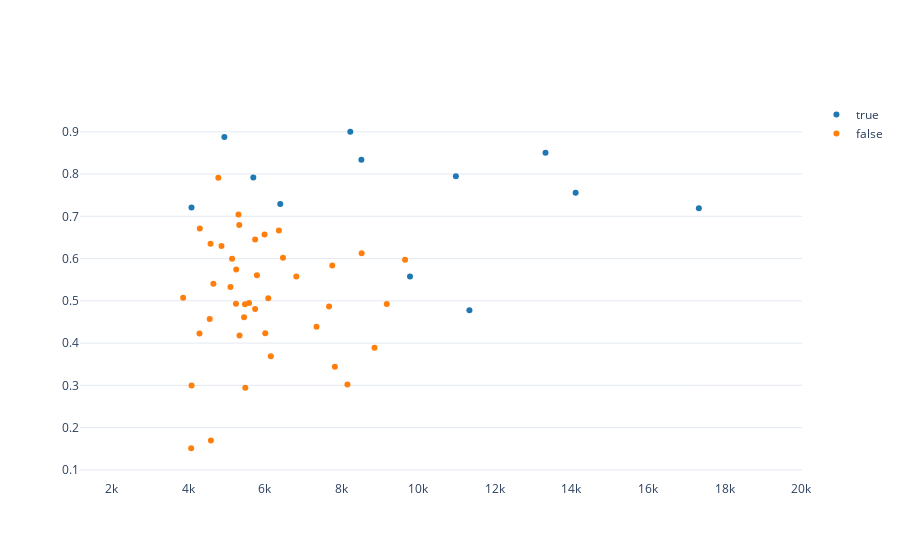

Write notebook code for a chart like this one.
### Code cell
fig = plot_multiple_scatter(
    nuclei[nuclei['image_number']==20].copy(),
    x='area',
    y='eccentricity',
    c='exclude'
)

fig

### Figure 1 — Plotly figure (JSON) as saved in the notebook; plotly's stock layout.template omitted (floating-point values rounded to 4 significant figures)
{"data": [{"hovertemplate": "%{text}<br><extra></extra>", "marker": {"color": "#1f77b4"}, "mode": "markers", "name": "true", "showlegend": true, "text": ["None: 5702<br>None: 0.791728269<br>None: true<br>", "None: 6405<br>None: 0.729056745<br>None: true<br>", "None: 8232<br>None: 0.90028412<br>None: true<br>", "None: 8521<br>None: 0.834052117<br>None: true<br>", "None: 9789<br>None: 0.5578095470000001<br>None: true<br>", "None: 4090<br>None: 0.7209557870000001<br>None: true<br>", "None: 4947<br>None: 0.8877932959999999<br>None: true<br>", "None: 10985<br>None: 0.7950898470000001<br>None: true<br>", "None: 11339<br>None: 0.477445523<br>None: true<br>", "None: 17323<br>None: 0.719367658<br>None: true<br>", "None: 13323<br>None: 0.8502805940000001<br>None: true<br>", "None: 14109<br>None: 0.7559055240000001<br>None: true<br>"], "type": "scatter", "x": [5702, 6405, 8232, 8521, 9789, 4090, 4947, 10985, 11339, 17323, 13323, 14109], "y": [0.7917, 0.7291, 0.9003, 0.8341, 0.5578, 0.721, 0.8878, 0.7951, 0.4774, 0.7194, 0.8503, 0.7559]}, {"hovertemplate": "%{text}<br><extra></extra>", "marker": {"color": "#ff7f0e"}, "mode": "markers", "name": "false", "showlegend": true, "text": ["None: 3872<br>None: 0.507335895<br>None: false<br>", "None: 5315<br>None: 0.7042059540000001<br>None: false<br>", "None: 5485<br>None: 0.491737518<br>None: false<br>", "None: 5461<br>None: 0.461125551<br>None: false<br>", "None: 4587<br>None: 0.635254682<br>None: false<br>", "None: 4081<br>None: 0.151014734<br>None: false<br>", "None: 4872<br>None: 0.629529157<br>None: false<br>", "None: 5336<br>None: 0.679535797<br>None: false<br>", "None: 5256<br>None: 0.573872129<br>None: false<br>", "None: 6824<br>None: 0.557796616<br>None: false<br>", "None: 4092<br>None: 0.299391778<br>None: false<br>", "None: 9183<br>None: 0.492477865<br>None: false<br>", "None: 5148<br>None: 0.599544021<br>None: false<br>", "None: 6476<br>None: 0.602245067<br>None: false<br>", "None: 4307<br>None: 0.671343657<br>None: false<br>", "None: 5749<br>None: 0.645191045<br>None: false<br>", "None: 5249<br>None: 0.49303111899999996<br>None: false<br>", "None: 5995<br>None: 0.6571221620000001<br>None: false<br>", "None: 6014<br>None: 0.423205685<br>None: false<br>", "None: 4565<br>None: 0.457132672<br>None: false<br>", "None: 5749<br>None: 0.48051286600000004<br>None: false<br>", "None: 5591<br>None: 0.49502732299999996<br>None: false<br>", "None: 4298<br>None: 0.42251255600000004<br>None: false<br>", "None: 5797<br>None: 0.5607316139999999<br>None: false<br>", "None: 4596<br>None: 0.16928679100000002<br>None: false<br>", "None: 6092<br>None: 0.5061486070000001<br>None: false<br>", "None: 6159<br>None: 0.368618135<br>None: false<br>", "None: 8157<br>None: 0.301772755<br>None: false<br>", "None: 5493<br>None: 0.29442479899999996<br>None: false<br>", "None: 8863<br>None: 0.388896925<br>None: false<br>", "None: 5342<br>None: 0.418019498<br>None: false<br>", "None: 5106<br>None: 0.532849247<br>None: false<br>", "None: 4661<br>None: 0.54057335<br>None: false<br>", "None: 4790<br>None: 0.791386327<br>None: false<br>", "None: 7351<br>None: 0.438562375<br>None: false<br>", "None: 6369<br>None: 0.666243629<br>None: false<br>", "None: 7678<br>None: 0.48670358<br>None: false<br>", "None: 9661<br>None: 0.5970880829999999<br>None: false<br>", "None: 7829<br>None: 0.34396800899999996<br>None: false<br>", "None: 8528<br>None: 0.612346797<br>None: false<br>", "None: 7762<br>None: 0.583611067<br>None: false<br>"], "type": "scatter", "x": [3872, 5315, 5485, 5461, 4587, 4081, 4872, 5336, 5256, 6824, 4092, 9183, 5148, 6476, 4307, 5749, 5249, 5995, 6014, 4565, 5749, 5591, 4298, 5797, 4596, 6092, 6159, 8157, 5493, 8863, 5342, 5106, 4661, 4790, 7351, 6369, 7678, 9661, 7829, 8528, 7762], "y": [0.5073, 0.7042, 0.4917, 0.4611, 0.6353, 0.151, 0.6295, 0.6795, 0.5739, 0.5578, 0.2994, 0.4925, 0.5995, 0.6022, 0.6713, 0.6452, 0.493, 0.6571, 0.4232, 0.4571, 0.4805, 0.495, 0.4225, 0.5607, 0.1693, 0.5061, 0.3686, 0.3018, 0.2944, 0.3889, 0.418, 0.5328, 0.5406, 0.7914, 0.4386, 0.6662, 0.4867, 0.5971, 0.344, 0.6123, 0.5836]}], "layout": {"hovermode": "closest", "plot_bgcolor": "rgba(0,0,0,0)", "showlegend": true, "title": {}, "xaxis": {"range": [1182.0, 20010.0], "showgrid": true, "type": "linear"}, "yaxis": {"gridcolor": "#E4EAF2", "range": [0.07609, 0.9752], "showgrid": true, "zeroline": false}}}
